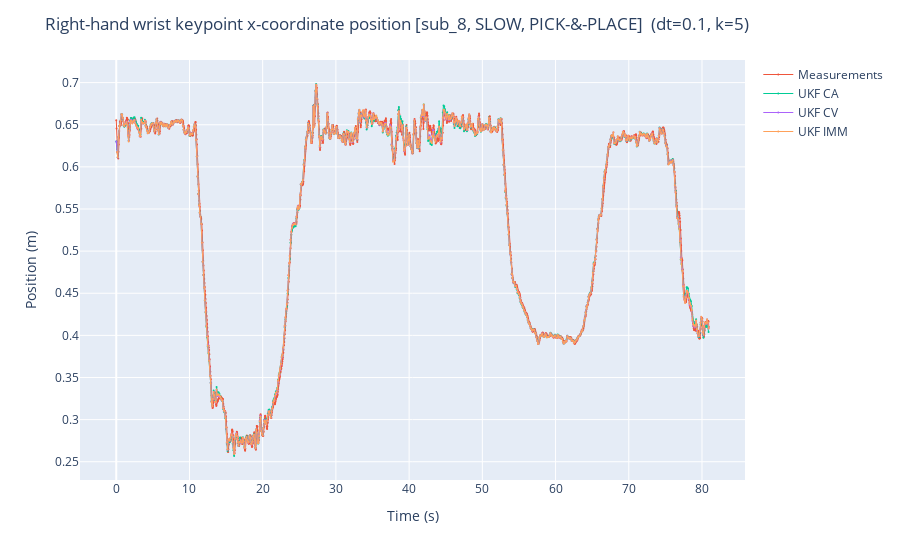

Notebook code for this chart:
### Markdown cell above
Plot some results

### Code cell
subject = 'sub_8'
velocity = 'SLOW'
task = 'PICK-&-PLACE'
state = 'kp4_x'
# state = 'kp0_y'
description = 'Right-hand wrist keypoint x-coordinate'
# description = "Neck keypoint y-coordinate"

meas = measurement_split[(subject, velocity, task)]
meas_seconds = (meas["timestamp"] - meas["timestamp"].iloc[0]).dt.total_seconds()

filt = filtering_results[(subject, velocity, task)]['filtered_data']
filt_seconds = (filt.index - filt.index[0]).total_seconds()

if predict_k_steps:
    kpred = filtering_results[(subject, velocity, task)]['kstep_pred_data']
    kpred_seconds = (kpred.index - kpred.index[0]).total_seconds()

fig = px.line()
fig.add_scatter(x=meas_seconds,
                y=meas['_'.join(('human',state))],
                mode='lines+markers',
                name='Measurements'
)
fig.add_scatter(x=filt_seconds,
                y=filt['_'.join(('ca',state))],
                mode='lines+markers',
                name='UKF CA'
)
fig.add_scatter(x=filt_seconds,
                y=filt['_'.join(('cv',state))],
                mode='lines+markers',
                name='UKF CV'
)
fig.add_scatter(x=filt_seconds,
                y=filt['_'.join(('imm',state))],
                mode='lines+markers',
                name='UKF IMM'
)
if predict_k_steps:
    fig.add_scatter(x=kpred_seconds,
                    y=kpred['_'.join(('ca',state))],
                    mode='lines+markers',
                    name='CA K-step ahead prediction'
    )
    fig.add_scatter(x=kpred_seconds,
                    y=kpred['_'.join(('imm',state))],
                    mode='lines+markers',
                    name='IMM K-step ahead prediction'
    )

fig.update_traces(marker=dict(size=2), line=dict(width=1))
fig.update_layout(title=description+" position"+f" [{subject}, {velocity}, {task}] "+f" (dt={dt}, k={k})",
                  xaxis_title='Time (s)',
                  yaxis_title='Position (m)')

fig.show()

# Save the plot to the plots folder in html format
plot_name = '_'.join([subject, velocity, task, state, "dt", str(dt), "k", str(k), "pos", "pred", str(predict_k_steps)]) + '.html'
fig.write_html(os.path.join(plot_dir, plot_name))

### Figure 1 — Plotly figure (JSON) as saved in the notebook; plotly's stock layout.template omitted (floating-point values rounded to 4 significant figures; data arrays with more than 128 entries replaced by an {"elided": "..."} marker saying what was removed)
{"data": [{"hovertemplate": "<extra></extra>", "legendgroup": "", "line": {"color": "#636efa", "dash": "solid", "width": 1}, "marker": {"size": 2, "symbol": "circle"}, "mode": "lines", "name": "", "orientation": "v", "showlegend": false, "type": "scatter", "xaxis": "x", "yaxis": "y"}, {"line": {"width": 1}, "marker": {"size": 2}, "mode": "lines+markers", "name": "Measurements", "type": "scatter", "x": {"elided": "1994 float values"}, "y": {"elided": "1994 float values"}}, {"line": {"width": 1}, "marker": {"size": 2}, "mode": "lines+markers", "name": "UKF CA", "type": "scatter", "x": {"elided": "810 float values"}, "y": {"elided": "810 float values"}}, {"line": {"width": 1}, "marker": {"size": 2}, "mode": "lines+markers", "name": "UKF CV", "type": "scatter", "x": {"elided": "810 float values"}, "y": {"elided": "810 float values"}}, {"line": {"width": 1}, "marker": {"size": 2}, "mode": "lines+markers", "name": "UKF IMM", "type": "scatter", "x": {"elided": "810 float values"}, "y": {"elided": "810 float values"}}], "layout": {"legend": {"tracegroupgap": 0}, "margin": {"t": 60}, "title": {"text": "Right-hand wrist keypoint x-coordinate position [sub_8, SLOW, PICK-&-PLACE]  (dt=0.1, k=5)"}, "xaxis": {"anchor": "y", "domain": [0, 1], "title": {"text": "Time (s)"}}, "yaxis": {"anchor": "x", "domain": [0, 1], "title": {"text": "Position (m)"}}}}
